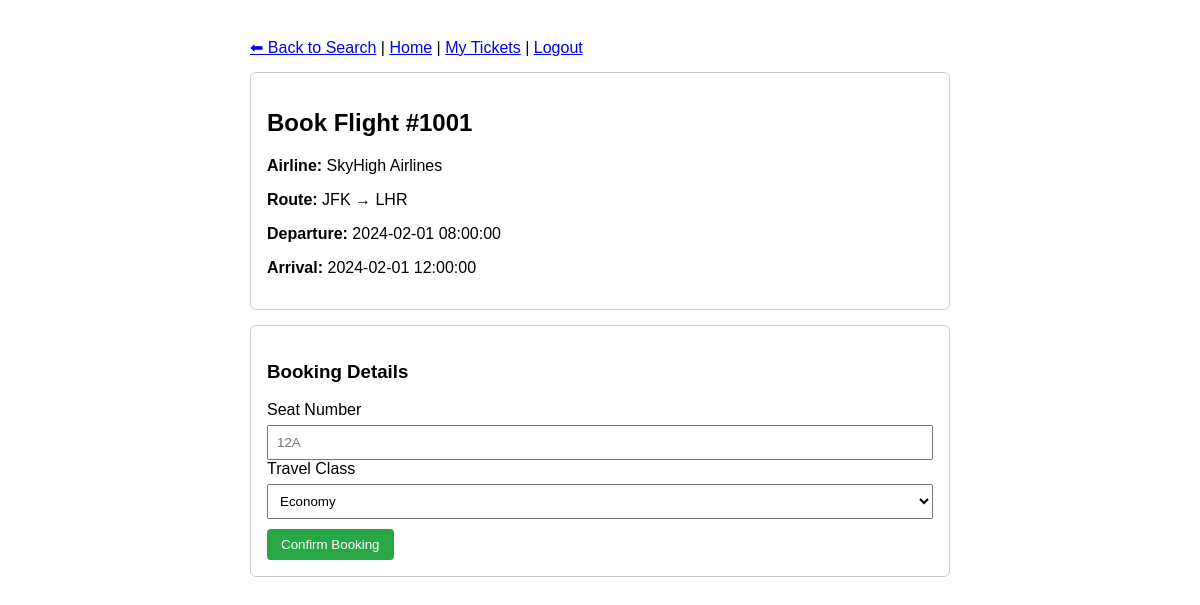
Screenshot of /book_flight.php?flight_number=1001 (signed in) with the database file from the repository.
### tables this page shows
CREATE TABLE `flight` (
  `flight_number` int(11) NOT NULL,
  `airline_id` int(11) DEFAULT NULL,
  `aircraft_id` int(11) DEFAULT NULL,
  `departure_time` datetime DEFAULT NULL,
  `arrival_time` datetime DEFAULT NULL,
  `duration_minutes` int(11) DEFAULT NULL,
  `departure_airport_code` varchar(10) DEFAULT NULL,
  `arrival_airport_code` varchar(10) DEFAULT NULL
);

CREATE TABLE `airline_company` (
  `airline_id` int(11) NOT NULL,
  `name` varchar(120) NOT NULL
);

### book_flight.php (the view, shortened to what this page needs)
<?php
include 'connection.php';
$flight_number = (int)($_GET['flight_number'] ?? 0);
$stmt = $conn->prepare("
    SELECT f.flight_number, a.name AS airline_name,
           f.departure_airport_code, f.arrival_airport_code,
           f.departure_time, f.arrival_time
    FROM flight f
    JOIN airline_company a ON a.airline_id = f.airline_id
    WHERE f.flight_number = ?
    LIMIT 1
");
$stmt->bind_param("i", $flight_number);
$stmt->execute();
$flight = $stmt->get_result()->fetch_assoc();
?>
<!DOCTYPE html>
<html>
<head>
</head>
<body>
<div class="container">
    <div class="nav">
        <a href="search_flights.php">⬅ Back to Search</a> |
        <a href="user_home.php">Home</a> |
        <a href="my_tickets.php">My Tickets</a> |
        <a href="logout.php">Logout</a>
    </div>
    <div class="card">
        <h2>Book Flight #<?= htmlspecialchars($flight['flight_number']) ?></h2>
        <p><span class="label">Airline:</span> <?= htmlspecialchars($flight['airline_name']) ?></p>
        <p><span class="label">Route:</span> <?= htmlspecialchars($flight['departure_airport_code']) ?> → <?= htmlspecialchars($flight['arrival_airport_code']) ?></p>
        <p><span class="label">Departure:</span> <?= htmlspecialchars($flight['departure_time']) ?></p>
        <p><span class="label">Arrival:</span> <?= htmlspecialchars($flight['arrival_time']) ?></p>
    </div>
    <div class="card">
        <h3>Booking Details</h3>
        <form method="post">
            <label>Seat Number</label>
            <input type="text" name="seat_number" placeholder="12A" required>
            <label>Travel Class</label>
            <select name="travel_class">
                <option value="Economy">Economy</option>
            </select>
            <button class="btn" type="submit">Confirm Booking</button>
        </form>
    </div>
</div>
</body>
</html>

### book_flight.php (style rules this page uses)
body { font-family: Arial, sans-serif; padding: 30px; }
.container { max-width: 700px; margin: 0 auto; }
.nav { margin-bottom: 15px; }
.card { border: 1px solid #ccc; padding: 16px; border-radius: 6px; margin-bottom: 15px; }
input, select { padding: 8px; margin-top: 6px; width: 100%; box-sizing: border-box; }
.btn { padding: 8px 14px; border: none; background: #28a745; color: #fff; border-radius: 4px; cursor: pointer; margin-top: 10px; }
.label { font-weight: bold; }

### rows the page displays
flight: flight_number "1001", airline.name "SkyHigh Airlines", departure_airport_code "JFK", arrival_airport_code "LHR", departure_time "2024-02-01 08:00:00", arrival_time "2024-02-01 12:00:00"
